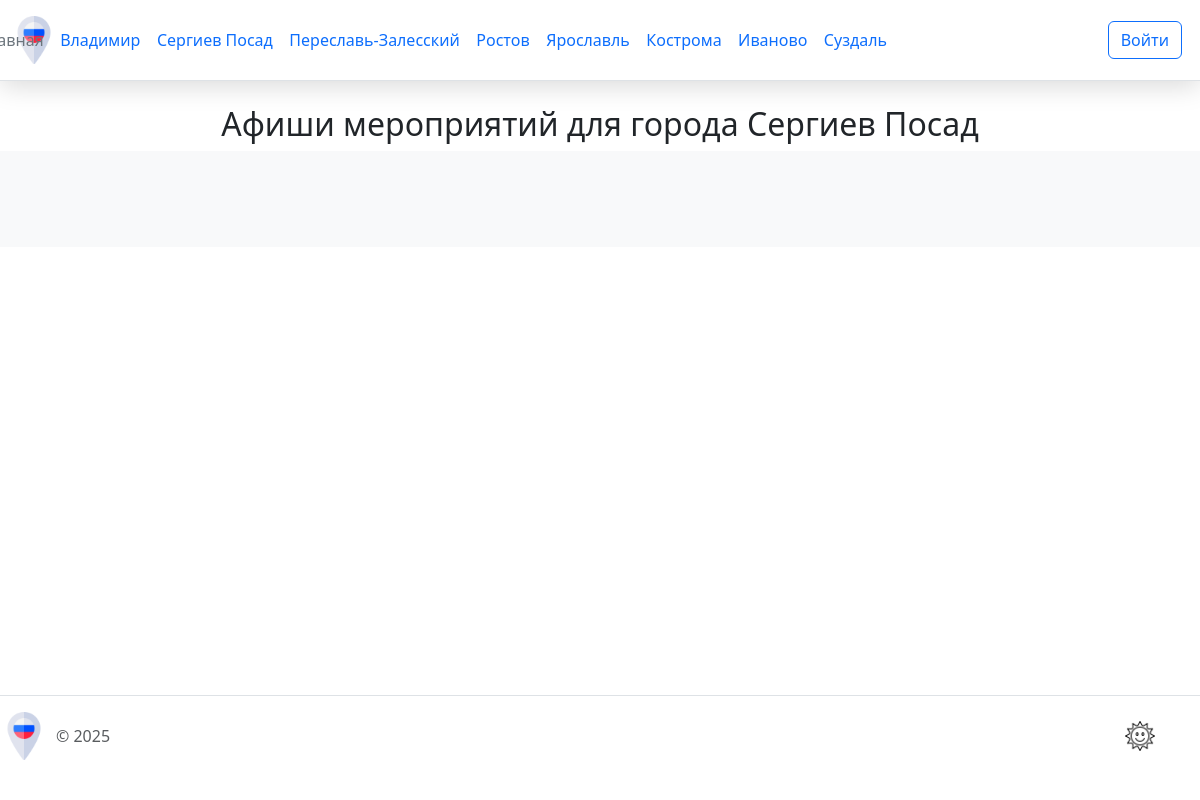
/afisha/2, run on the app's committed database.
### app.py (models this page shows)
class City(db.Model):
    city_id = db.Column(db.Integer, primary_key=True)
    city_name = db.Column(db.String(20), nullable=False)
    photo = db.Column(db.LargeBinary, nullable=False)
    description = db.Column(db.Text, nullable=False)

### app.py (the view)
@app.route("/afisha/<int:city_id>", methods=["POST", "GET"])
def afisha(city_id):
    city = City.query.get(city_id)
    event = Event.query.filter_by(city_id=city_id).all()
    return render_template('afisha.html', event = event, city=city)

### app.py (called while the page is built)
@app.context_processor
def inject_cities():
    cities = City.query.all()
    return dict(cities=cities)

### templates/afisha.html (shortened to what this page needs)
{% extends 'base.html' %}
{% block content %}
<h2>Афиши мероприятий для города {{ city.city_name }}</h2>
<div class="album py-5 bg-body-tertiary">
</div>
{% endblock %}

### templates/base.html (shortened to what this page needs)
<!DOCTYPE html>
<html lang="en">
<head>
    <link href="https://cdn.jsdelivr.net/npm/bootstrap@5.3.3/dist/css/bootstrap.min.css" rel="stylesheet">
    <link rel="stylesheet" href="https://cdnjs.cloudflare.com/ajax/libs/font-awesome/6.2.0/css/all.min.css">
    <link rel="stylesheet" href="{{url_for('static', filename='css/main.css')}}">
    <link rel="stylesheet" href="{{url_for('static', filename='css/dark-theme.css')}}">
</head>
<body>
    <div class="page">
        <header class="d-flex flex-wrap align-items-center justify-content-center justify-content-md-between py-3 mb-4 border-bottom">
          <div class="col-md-3 mb-2 mb-md-0 d-flex align-items-center">
            <a href="/" class="d-inline-flex link-body-emphasis text-decoration-none">
              <img class="header__img" src="{{ url_for('static', filename='img/russia.png') }}" alt="russia">
            </a>
          </div>
          <div class="col-md-6 mb-0 mb-md-0 d-flex justify-content-end align-items-center">
            <ul class="nav col-12 col-md-auto mb-2 justify-content-center mb-md-0 nav-menu">
              <li><a href="{{ url_for('index') }}" class="nav-link px-2 link-secondary">Главная</a></li>
              {% for city in cities %}
                <li class="nav-item">
                  <a class="nav-link" href="{{ url_for('city_detail', city_id=city.city_id) }}">{{ city.city_name }}</a>
                </li>
              {% endfor %}
            </ul>
          </div>
          <div class="col-md-3 text-end d-flex align-items-center justify-content-end">
            {% if current_user.is_authenticated %}
                {% if current_user.email == 'forsitediplom@internet.ru' %}
                    <a href="{{ url_for('admin_page') }}">
                        <button type="button" class="btn btn-outline-primary me-2">{{ current_user.name }}</button>
                    </a>
                {% else %}
                    <a href="{{ url_for('lk') }}">
                        <button type="button" class="btn btn-outline-primary me-2">{{ current_user.name }}</button>
                    </a>
                {% endif %}
            {% else %}
                <a href="{{ url_for('login') }}">
                    <button type="button" class="btn btn-outline-primary me-2">Войти</button>
                </a>
            {% endif %}
        </div>
        </header>
        <div class="content">
            {% block content %}{% endblock %}
        </div>
        <div class="image-button-container">
          <button class="image-button">
            <img src="{{ url_for('static', filename='img/sun.png') }}" alt="Sun" class="button-image">
          </button>
        </div>
        <footer class="d-flex flex-wrap justify-content-between align-items-center py-3 my-4 border-top">
            <div class="col-md-4 d-flex align-items-center">
              <a href="/" class="mb-3 me-2 mb-md-0 text-body-secondary text-decoration-none lh-1">
                <img class="header__img" src="{{ url_for('static', filename='img/russia.png') }}" alt="russia">
              </a>
              <span class="mb-3 mb-md-0 text-body-secondary">© 2025</span>
            </div>
        </footer>
    </div>
</body>
</html>

### static/css/main.css (style rules this page uses)
html, body { height: 100%; margin: 0; padding: 0; }
body { display: flex; flex-direction: column; min-height: 100vh; }
.page { display: flex; flex-direction: column; flex: 1; }
.content { flex: 1; padding-bottom: 20px; }
footer { margin-top: auto; width: 100%; padding: 20px 0; }
header { position: sticky; top: 0; padding: 10px; z-index: 1000; background: #fff; -webkit-box-shadow: 0 5px 25px rgba(0, 0, 0, 0.15); box-shadow: 0 5px 25px rgba(0, 0, 0, 0.15) ; width: 100%; }
.header__img { height: 48px; width: 48px; }
.nav-link { padding: 0.2rem 0.5rem; }
.nav li { padding-right: 0.5px; }
.nav li:last-child { padding-right: 0; }
h2 { text-align: center; margin-top: 0; }
.image-button-container { position: fixed; right: 10px; top: 92%; transform: translateY(-50%); z-index: 1000; }
.image-button { width: 100px; height: 50px; border: none; background-color: transparent; cursor: pointer; }
.button-image { width: 30px; height: auto; transition: filter 0.3s ease; }
.nav-menu { display: flex; flex-direction: row; }

### data on the page
City: city_name "Владимир"
City: city_name "Сергиев Посад"
City: city_name "Переславь-Залесский"
City: city_name "Ростов"
City: city_name "Ярославль"
City: city_name "Кострома"
City: city_name "Иваново"
City: city_name "Суздаль"
